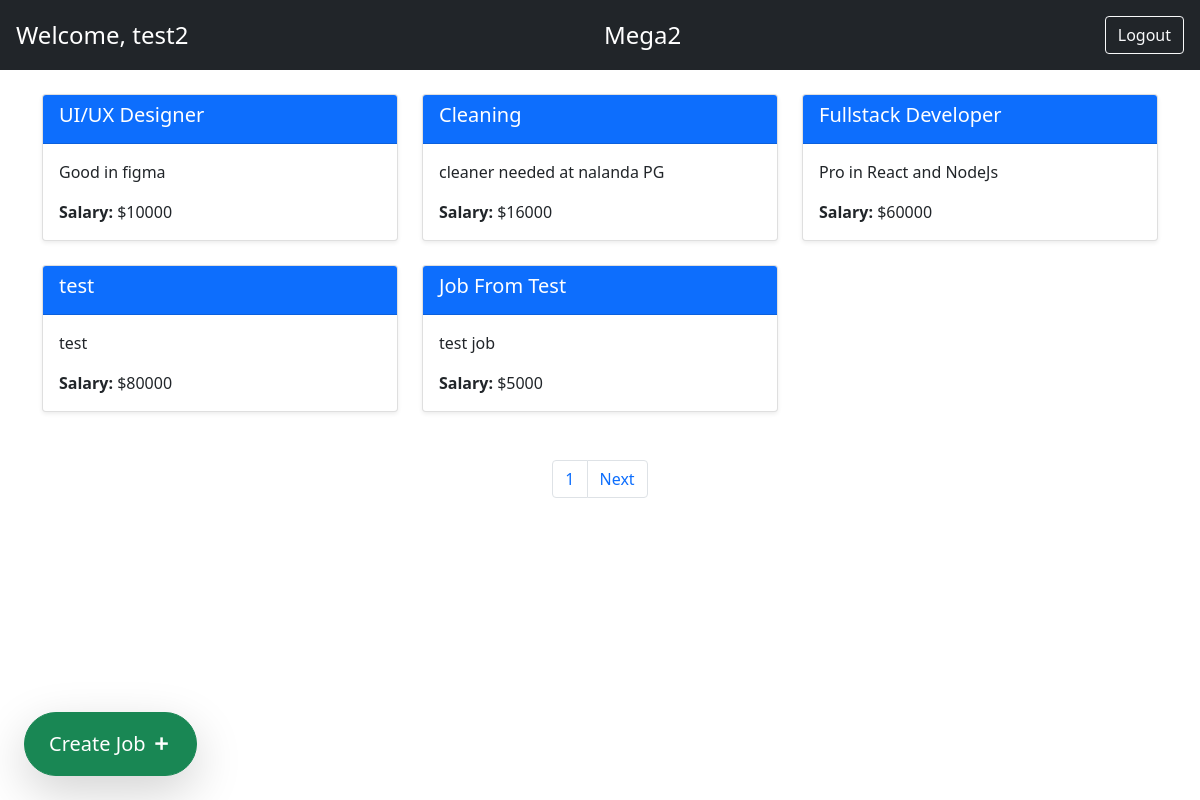
/auth/home/ (signed in), run on the app's committed database.
### authentication/models.py (models this page shows, shortened)
class CustomUser(AbstractBaseUser):
    email = models.EmailField(unique=True)
    first_name = models.CharField(max_length=100)
    is_active = models.BooleanField(default=True)
    objects = CustomUserManager()
    USERNAME_FIELD = 'email'
    REQUIRED_FIELDS = ['first_name']

### jobs/models.py (models this page shows, shortened)
class Company(models.Model):
    user = models.OneToOneField(get_user_model(), on_delete=models.CASCADE)
    name = models.CharField(max_length=255)
    description = models.TextField(blank=True)
    def __str__(self):
        return self.name

class Job(models.Model):
    title = models.CharField(max_length=255)
    description = models.TextField(blank=True)
    salary = models.IntegerField()
    company = models.ForeignKey(Company, on_delete=models.CASCADE, related_name='jobs',null=False)  # One company can have many jobs (for total participation the foreignky has null constraint)

### authentication/views.py (the view, shortened to what this page needs)
# urls.py: path('home/',home_view,name='home')
@login_required
def home_view(request):
    page_num = request.GET.get('page', 1)
    jobs = Job.objects.all()  # pylint: disable=no-member
    paginator = Paginator(jobs, 5)
    page_obj = paginator.get_page(page_num)
    jobs = page_obj.object_list
    if Company.objects.filter(user=request.user).exists():  # pylint: disable=no-member
        company = Company.objects.filter(user=request.user).first()  # pylint: disable=no-member
        res_obj = {'jobs': jobs, 'user': request.user, 'company': company, 'page_obj': page_obj}
        return render(request, 'home.html', res_obj)

### authentication/templates/home.html (shortened to what this page needs)
<!DOCTYPE html>
<html lang="en">
<head>
    <link href="https://cdn.jsdelivr.net/npm/bootstrap@5.0.2/dist/css/bootstrap.min.css" rel="stylesheet">
    <link rel="stylesheet" href="https://cdnjs.cloudflare.com/ajax/libs/remixicon/4.6.0/remixicon.css" />
    </head>
<body>
    <div class="bg-dark text-white p-3">
        <div class="d-flex justify-content-between align-items-center">
            <div class="fs-4">Welcome,
                {% if user.is_authenticated %}
                    {{ user.first_name }}
                {% else %}
                    Guest
                {% endif %}
            </div>
            <div class="fs-4">
                {{company}}
            </div>
            <div>
                {% if user.is_authenticated %}
                    <a href="{% url 'logout' %}" class="btn btn-outline-light ms-2">Logout</a>
                {% else %}
                    <a href="{% url 'login' %}" class="btn btn-outline-light ms-2">Sign In</a>
                    <a href="{% url 'register' %}" class="btn btn-outline-light ms-2">Register</a>
                {% endif %}
            </div>
        </div>
    </div>
    <div class="container mt-4">
        <div class="row">
            {% for job in jobs %}
                <div class="col-md-4 mb-4">
                    <div class="card shadow-sm h-100">
                        <div class="card-header bg-primary text-white">
                            <h5 class="card-title">{{ job.title }}</h5>
                        </div>
                        <div class="card-body">
                            <p class="card-text">{{ job.description|truncatewords:20 }}</p>
                            <p class="card-text"><strong>Salary: </strong>${{ job.salary }}</p>
                        </div>
                    </div>
                </div>
            {% endfor %}
        </div>
        <div class="mt-4" style="width: 100%; display: flex; justify-content: center; align-items: center;">
            <ul class=" pagination">
                <li class="page-item"><a href="./?page={{page_obj.number}}" class="page-link">{{page_obj.number}}</a></li>
                {% if page_obj.has_next %}
                <li class="page-item" ><a href="./?page={{page_obj.next_page_number}}" class="page-link">Next</a></li>
                {%endif%}
            </ul>
        </div>
    </div>
    <a href="/job/create/" class="position-fixed bottom-0 start-0 mb-4 ms-4">
        <button class="btn btn-success fs-5 rounded-pill shadow-lg py-3 px-4">Create Job <i class="fw-bold fs-5 ri-add-line"></i> </button>
    </a>
</body>
</html>

### data on the page
CustomUser: first_name "test2"
Company: name "Mega2"
Job: title "UI/UX Designer", description "Good in figma", salary "10000"
Job: title "Cleaning", description "cleaner needed at nalanda PG", salary "16000"
Job: title "Fullstack Developer", description "Pro in React and NodeJs", salary "60000"
Job: title "test", description "test", salary "80000"
Job: title "Job From Test", description "test job", salary "5000"

### other printed values
{{ page_obj.number }} "1"
